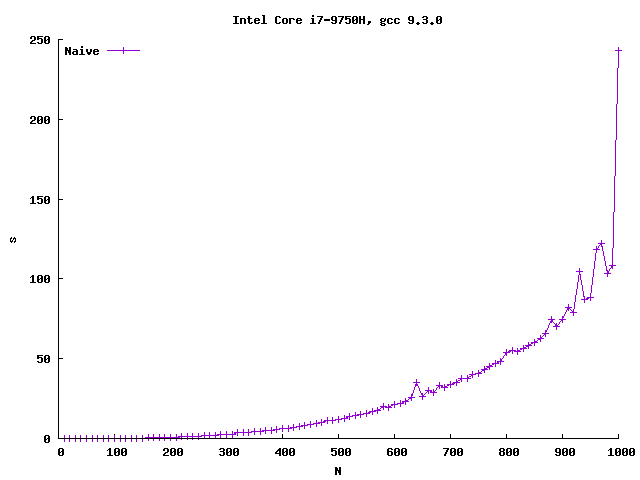

This chart was generated by the following gnuplot code:
#set terminal dumb enhanced ansi256
#set term dumb 94 44
set terminal png 
set autoscale
set output "naive_time.png" 
set xlabel "N"
set ylabel "s"
set title "Intel Core i7-9750H, gcc 9.3.0"
set border 3 lw 1
set tics nomirror
set key inside left 
plot "naive_perf.dat" using 1:2 with linespoints title "Naive"
